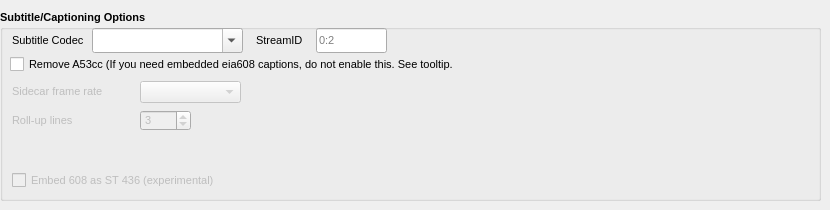
      <widget class="QWidget" name="tabSubtitles">
       <attribute name="title">
        <string>Subtitles/Captioning</string>
       </attribute>
       <widget class="QGroupBox" name="groupSubtitles">
        <property name="geometry">
         <rect>
          <x>0</x>
          <y>10</y>
          <width>821</width>
          <height>191</height>
         </rect>
        </property>
        <property name="font">
         <font>
          <pointsize>8</pointsize>
          <italic>false</italic>
          <bold>true</bold>
         </font>
        </property>
        <property name="title">
         <string>Subtitle/Captioning Options</string>
        </property>
        <widget class="QLabel" name="l_RollupLines">
         <property name="enabled">
          <bool>false</bool>
         </property>
         <property name="geometry">
          <rect>
           <x>12</x>
           <y>100</y>
           <width>73</width>
           <height>21</height>
          </rect>
         </property>
         <property name="font">
          <font>
           <pointsize>8</pointsize>
           <italic>false</italic>
           <bold>false</bold>
          </font>
         </property>
         <property name="text">
          <string>Roll-up lines</string>
         </property>
        </widget>
        <widget class="QLabel" name="l_SubtitleCodecs">
         <property name="geometry">
          <rect>
           <x>12</x>
           <y>22</y>
           <width>81</width>
           <height>17</height>
          </rect>
         </property>
         <property name="font">
          <font>
           <pointsize>8</pointsize>
           <italic>false</italic>
           <bold>false</bold>
          </font>
         </property>
         <property name="text">
          <string>Subtitle Codec</string>
         </property>
        </widget>
        <widget class="QComboBox" name="SccFrameRate">
         <property name="enabled">
          <bool>false</bool>
         </property>
         <property name="geometry">
          <rect>
           <x>140</x>
           <y>71</y>
           <width>101</width>
           <height>22</height>
          </rect>
         </property>
         <property name="font">
          <font>
           <pointsize>8</pointsize>
           <italic>false</italic>
           <bold>false</bold>
          </font>
         </property>
         <property name="toolTip">
          <string>Sidecar Subtitles Framerate.
This should match the Video Encoding Frame Rate</string>
         </property>
         <item>
          <property name="text">
           <string/>
          </property>
         </item>
         <item>
          <property name="text">
           <string>29.97 DF</string>
          </property>
         </item>
         <item>
          <property name="text">
           <string>29.97 NDF</string>
          </property>
         </item>
         <item>
          <property name="text">
           <string>23.976 (24000/1001)</string>
          </property>
         </item>
         <item>
          <property name="text">
           <string>24.000</string>
          </property>
         </item>
         <item>
          <property name="text">
           <string>25.000</string>
          </property>
         </item>
         <item>
          <property name="text">
           <string>30</string>
          </property>
         </item>
        </widget>
        <widget class="QComboBox" name="SubtitleCodecs">
         <property name="enabled">
          <bool>true</bool>
         </property>
         <property name="geometry">
          <rect>
           <x>92</x>
           <y>18</y>
           <width>151</width>
           <height>25</height>
          </rect>
         </property>
         <property name="font">
          <font>
           <pointsize>8</pointsize>
           <italic>false</italic>
           <bold>false</bold>
          </font>
         </property>
         <property name="acceptDrops">
          <bool>false</bool>
         </property>
         <property name="toolTip">
          <string>Video Subtitle Codecs. Use with caution.
Some codecs are not compatible with all video formats.
Adds the flag -c:s to the command line.
If Sidecar is selected, all normal Subtitle processing is diverted
and -c:s is not used in CMD.</string>
         </property>
         <property name="editable">
          <bool>true</bool>
         </property>
         <property name="currentIndex">
          <number>0</number>
         </property>
         <property name="placeholderText">
          <string/>
         </property>
         <item>
          <property name="text">
           <string/>
          </property>
         </item>
         <item>
          <property name="text">
           <string>copy</string>
          </property>
         </item>
         <item>
          <property name="text">
           <string>ass</string>
          </property>
         </item>
         <item>
          <property name="text">
           <string>dvb_subtitle</string>
          </property>
         </item>
         <item>
          <property name="text">
           <string>dvd_subtitle</string>
          </property>
         </item>
         <item>
          <property name="text">
           <string>mov_text</string>
          </property>
         </item>
         <item>
          <property name="text">
           <string>srt</string>
          </property>
         </item>
         <item>
          <property name="text">
           <string>ssa</string>
          </property>
         </item>
         <item>
          <property name="text">
           <string>Sidecar TTML (IMSC)</string>
          </property>
         </item>
         <item>
          <property name="text">
           <string>Sidecar SCC (Scenarist)</string>
          </property>
         </item>
         <item>
          <property name="text">
           <string>subrip</string>
          </property>
         </item>
         <item>
          <property name="text">
           <string>webvtt</string>
          </property>
         </item>
        </widget>
        <widget class="QCheckBox" name="checkEmbed436">
         <property name="enabled">
          <bool>false</bool>
         </property>
         <property name="geometry">
          <rect>
           <x>12</x>
           <y>160</y>
           <width>211</width>
           <height>20</height>
          </rect>
         </property>
         <property name="font">
          <font>
           <pointsize>8</pointsize>
           <italic>false</italic>
           <bold>false</bold>
          </font>
         </property>
         <property name="toolTip">
          <string>Force embed eia608 to smpte436m using a bitstream filter.
FFmpeg 8.x required.</string>
         </property>
         <property name="layoutDirection">
          <enum>Qt::LayoutDirection::LeftToRight</enum>
         </property>
         <property name="text">
          <string>Embed 608 as ST 436 (experimental)</string>
         </property>
        </widget>
        <widget class="QSpinBox" name="spinRollupTTLines">
         <property name="enabled">
          <bool>false</bool>
         </property>
         <property name="geometry">
          <rect>
           <x>140</x>
           <y>100</y>
           <width>51</width>
           <height>21</height>
          </rect>
         </property>
         <property name="font">
          <font>
           <pointsize>8</pointsize>
           <italic>false</italic>
           <bold>false</bold>
          </font>
         </property>
         <property name="toolTip">
          <string>Roll-Up lines</string>
         </property>
         <property name="minimum">
          <number>1</number>
         </property>
         <property name="maximum">
          <number>4</number>
         </property>
         <property name="value">
          <number>3</number>
         </property>
        </widget>
        <widget class="QLabel" name="l_SccRate">
         <property name="enabled">
          <bool>false</bool>
         </property>
         <property name="geometry">
          <rect>
           <x>12</x>
           <y>70</y>
           <width>101</width>
           <height>22</height>
          </rect>
         </property>
         <property name="font">
          <font>
           <pointsize>8</pointsize>
           <italic>false</italic>
           <bold>false</bold>
          </font>
         </property>
         <property name="text">
          <string>Sidecar frame rate</string>
         </property>
        </widget>
        <widget class="QCheckBox" name="checkRemoveA53cc">
         <property name="enabled">
          <bool>true</bool>
         </property>
         <property name="geometry">
          <rect>
           <x>10</x>
           <y>44</y>
           <width>451</width>
           <height>20</height>
          </rect>
         </property>
         <property name="font">
          <font>
           <pointsize>8</pointsize>
           <italic>false</italic>
           <bold>false</bold>
          </font>
         </property>
         <property name="toolTip">
          <string>Remove A53cc: If checked will force &quot;-a53cc 0&quot; and remove
video stream embedded subs.
Supported by mpeg2video, H.264 and HEVC video codecs.</string>
         </property>
         <property name="text">
          <string>Remove A53cc (If you need embedded eia608 captions, do not enable this. See tooltip.</string>
         </property>
        </widget>
        <widget class="QLineEdit" name="SubtitleStreamID">
         <property name="enabled">
          <bool>true</bool>
         </property>
         <property name="geometry">
          <rect>
           <x>316</x>
           <y>18</y>
           <width>71</width>
           <height>25</height>
          </rect>
         </property>
         <property name="font">
          <font>
           <pointsize>8</pointsize>
           <italic>false</italic>
           <bold>false</bold>
          </font>
         </property>
         <property name="toolTip">
          <string>StreamID: Adds the flag -stringid:a to the command line</string>
         </property>
         <property name="placeholderText">
          <string>0:2</string>
         </property>
        </widget>
        <widget class="QLabel" name="l_SubtitleStreamID">
         <property name="enabled">
          <bool>true</bool>
         </property>
         <property name="geometry">
          <rect>
           <x>256</x>
           <y>22</y>
           <width>51</width>
           <height>17</height>
          </rect>
         </property>
         <property name="font">
          <font>
           <pointsize>8</pointsize>
           <italic>false</italic>
           <bold>false</bold>
          </font>
         </property>
         <property name="text">
          <string>StreamID</string>
         </property>
        </widget>
       </widget>
      </widget>
